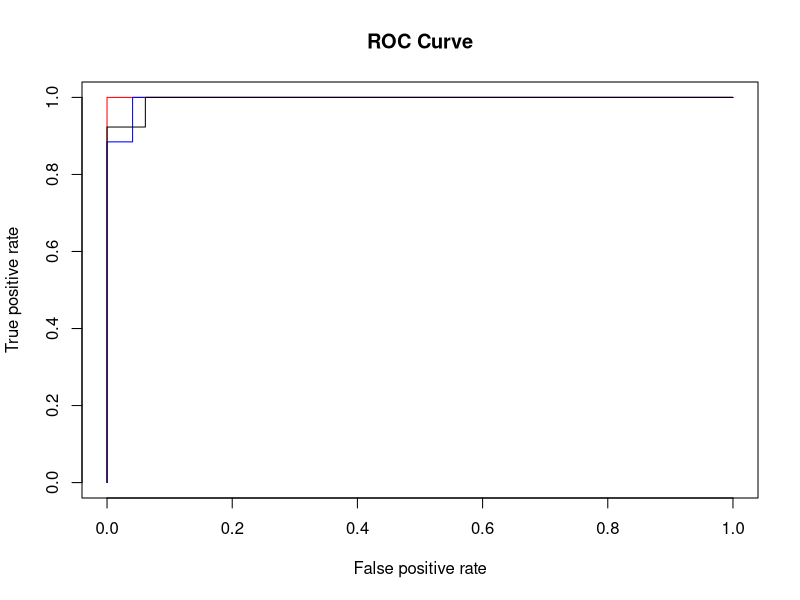
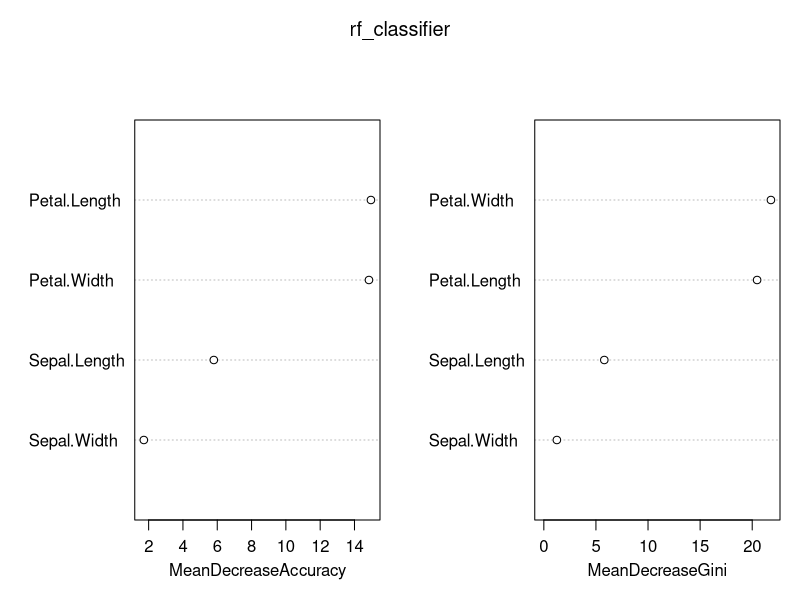

Generate these figures, in order, with R:
set.seed(17)
data_set_size <- floor(nrow(iris)/2)
# data_set_size <- floor(nrow(iris))
indexes <- sample(1:nrow(iris), data_set_size)
training <- iris[indexes,]
test <- iris[-indexes,]
library(randomForest)
rf_classifier <- randomForest(Species ~., data = training, ntree=100, mtry=2, importance=TRUE)
rf_classifier

prediction_for_table <- predict(rf_classifier, test[,-5])
table(observed=test[,5], predicted=prediction_for_table)
library(ROCR)
prediction_for_roc_curve <-predict(rf_classifier, test[,-5], type="prob")

#use beautiful colours
pretty_colours <-c ("red","blue","black") #setosa =red, versicolor = blue and virginia = black
classes <- levels(test$Species)
for(i in 1:3)
{
  #Define which obs belong to class[i]
  true_values <-ifelse(test[,5]==classes[i],1,0)
  pred <- prediction(prediction_for_roc_curve[,i], true_values)
  perf <- performance(pred, "tpr","fpr")
  if(i==1){
    plot(perf, main="ROC Curve", col=pretty_colours[i])
  }
  else
  {
    plot(perf, main="ROC Curve", col=pretty_colours[i], add=TRUE)
  }
  
  #Calculate the AUC and print it to screen
  auc.perf <- performance (pred, measure ="auc")
  print(auc.perf@y.values)
}
varImpPlot(rf_classifier)
